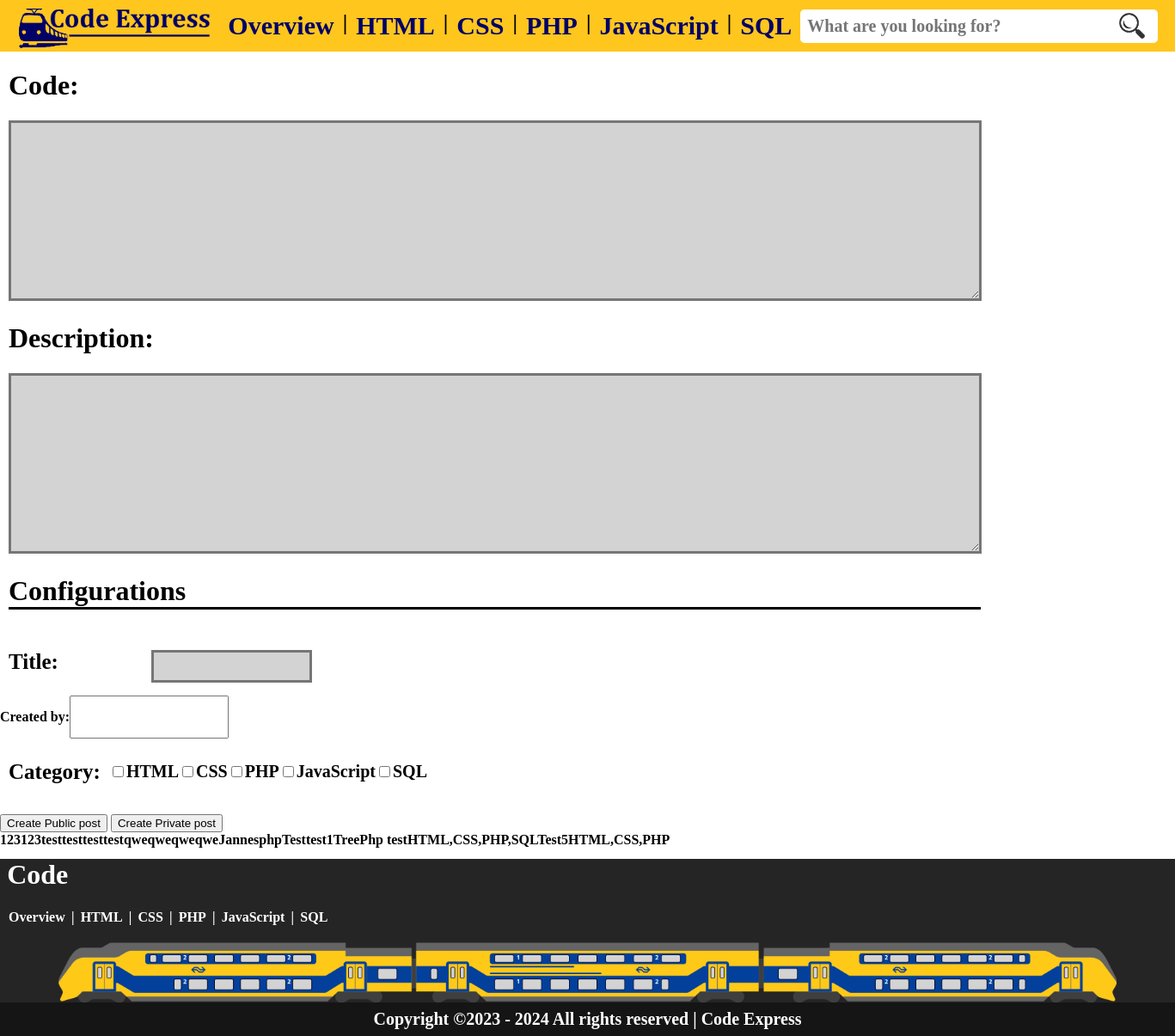
/page/index.php, run on an earlier commit of the app's database.
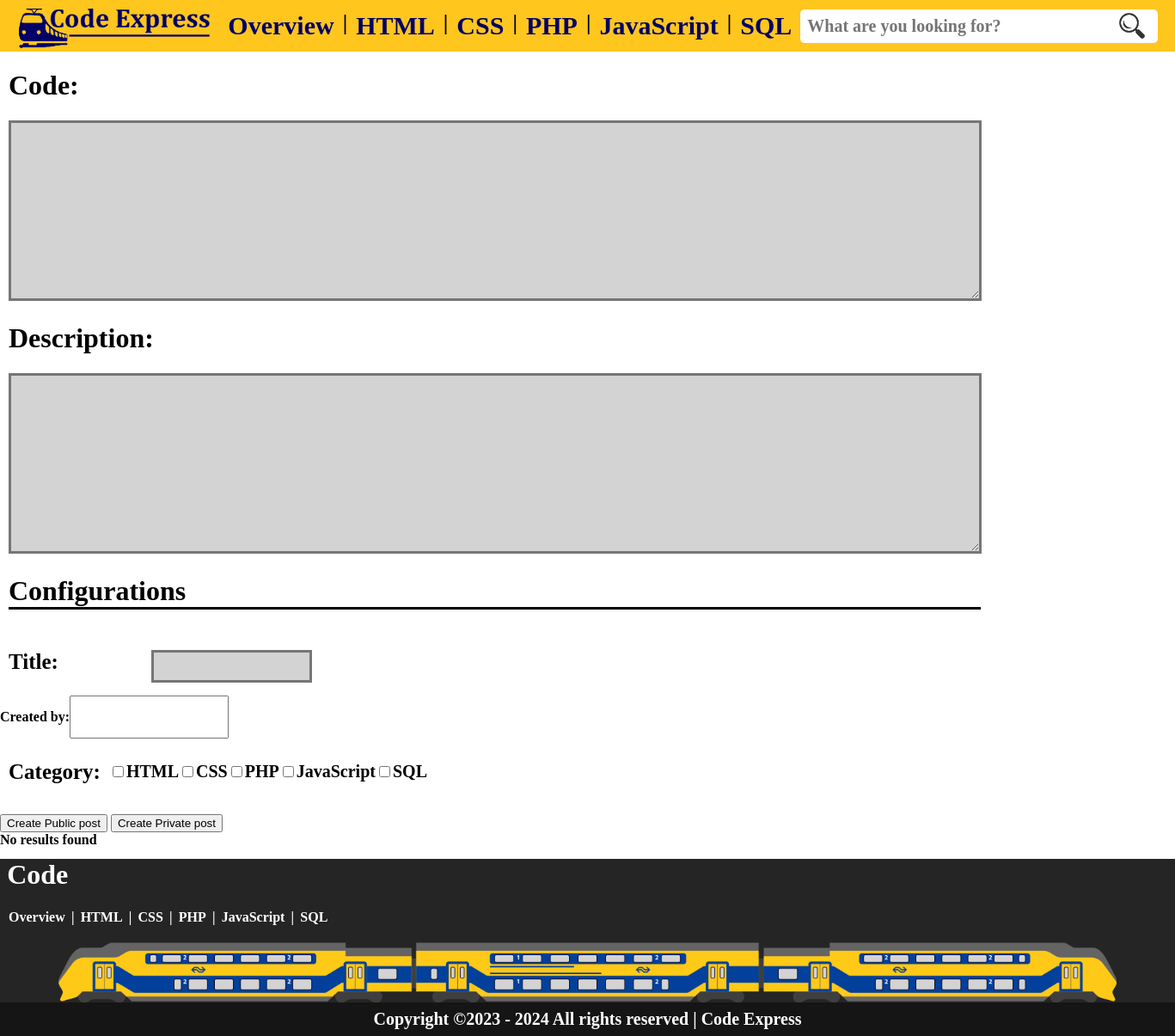
And on a later commit of the database.
### tables this page shows
CREATE TABLE `configuration` (
  `id` int(11) NOT NULL,
  `code` varchar(255) NOT NULL,
  `title` varchar(255) NOT NULL,
  `html` varchar(50) DEFAULT NULL,
  `css` varchar(50) DEFAULT NULL,
  `php` varchar(50) DEFAULT NULL,
  `javascript` varchar(50) DEFAULT NULL,
  `SQLcode` varchar(50) DEFAULT NULL,
  `date` date DEFAULT NULL,
  `description` text DEFAULT NULL
);

### page/index.php (the view, shortened to what this page needs)
<?php
include "../include/connection.php";
?>
<!DOCTYPE html>
<html>
<head>
</head>
<body>
    <?php include "../include/navbar.php" ?>
    <form method="post" action="../include/insert-post.php">
        <h1 class="config-code">Code:</h1>
        <textarea cols="80" rows="10" id="code" type="text" name="code" required>
</textarea>
        <h1 class="config-code">Description:</h1>
        <textarea cols="80" rows="10" id="code" type="text" name="description" required>
</textarea>
        <h1 class="config">Configurations</h1>
        <div class="configurations">
            <p class="config-title">Title:</p> <input type="text" id="title" name="title" required>
        </div>
        <div class="configurations">
            <p class="config-tags">Created by:</p> <input type="text" id="tags" name="creator">
        </div>
        <div class="category" required>
            <p class="config-category">Category:</p>
            <div id="checkboxes">
                <input type="checkbox" id="checkbox-codes" name="category[]" value="HTML">
                <label for="HTML">HTML</label><br>
                <input type="checkbox" id="checkbox-codes" name="category[]" value="CSS">
                <label for="CSS">CSS</label><br>
                <input type="checkbox" id="checkbox-codes" name="category[]" value="PHP">
                <label for="PHP">PHP</label><br>
                <input type="checkbox" id="checkbox-codes" name="category[]" value="JavaScript">
                <label for="JavaScript">JavaScript</label><br>
                <input type="checkbox" id="checkbox-codes" name="category[]" value="SQL">
                <label for="SQL">SQL</label><br>
            </div>
        </div>
        <div><input type="submit" id="submit" name="public_post" href="code.php" value="Create Public post">
            <input type="submit" id="submit" name="private_post" value="Create Private post">
        </div>
    </form>
    <tbody>
        <?php
        $sql = "SELECT * FROM configuration";
        $result = $pdo->query($sql);
        if ($result->rowCount() > 0) {
            while ($row = $result->fetch()) {
                echo "<tr>";
                echo "<td>" . $row["title"] . "</td>";
                echo "<td>" . $row["category"] . "</td>";
                echo "</tr>";
            }
        } else {
            echo "<tr><td colspan='2'>No results found</td></tr>";
        }
        ?>
    </tbody>
    <?php include "../include/footer.php" ?>
</body>
</html>

### include/navbar.php (shortened to what this page needs)
<!DOCTYPE html>
<html lang="en">
<head>
  <link rel="stylesheet" href="../css/style.css">
</head>
<body>
  <nav class="navbar">
    <div class="logo">
      <a href="../page/index.php"><img src="../img/CodeExpress-logo-text.png" alt="Logo"></a>
    </div>
    <ul class="navbar-all-code-links">
    <li><a href="overview.php">Overview</a></li>
    <li><div class="separator">|</div></li>
    <li><a href="../page/html.php">HTML</a></li>
    <li><div class="separator">|</div></li>
    <li><a href="#">CSS</a></li>
    <li><div class="separator">|</div></li>
    <li><a href="#">PHP</a></li>
    <li><div class="separator">|</div></li>
    <li><a href="#">JavaScript</a></li>
    <li><div class="separator">|</div></li>
    <li><a href="#">SQL</a></li>
</ul>
    <div class="search-bar">
      <input id="search-input" type="text" placeholder="What are you looking for?">
      <img src="../img/spyglass.png" alt="spyglass">
    </div>
  </nav>
</body>
</html>

### include/footer.php (shortened to what this page needs)
<!DOCTYPE html>
<html lang="en">
<head>
    <link rel="stylesheet" href="../style.css">
</head>
<body>
    <Footer>
        <h1 class="footer-text">Code</h1>
        <div id="footer-codes">
        <a id="footer-html" href="#">Overview</a> | <a id="footer-html" href="#">HTML</a> | <a id="footer-html" href="#">CSS</a> | <a id="footer-html" href="#">PHP</a> | <a id="footer-html" href="#">JavaScript</a> | <a id="footer-html" href="#">SQL</a>
        </div>
        <div id="train-container">
  <img id="train" src="../img/trainBG.png" alt="train">
</div>
        <div>
            <a id="footer-copyright" href="../page/index.php">Copyright &copy;2023 - 2024 All rights reserved | Code Express</a>
        </div>
    </Footer>
</body>
</html>

### style.css (style rules this page uses)
body { margin: auto; min-height: 100vh; background-color: #ffffff; overflow-x: hidden; font-family: Cambria; font-weight: bold; }
.navbar { background-color: #FFC61E; display: flex; justify-content: space-between; align-items: center; height: 60px; padding: 0 20px; }
.logo img { height: 50px; margin-right: 10px; margin-top: 10px; }
.navbar-all-code-links { display: flex; list-style: none; margin: 0; padding: 0; }
.navbar-all-code-links li { margin: 0; padding: 0; }
.navbar-all-code-links a { font-size: 30px; color: #010066; font-family: Cambria; font-weight: bold; text-decoration: none; padding: 5px 10px; transition: ease-out 0.5s; }
.separator { font-size: 25px; font-family: Cambria; font-weight: bold; }
.search-bar { display: flex; align-items: center; position: relative; }
.search-bar input { border: none; font-family: Cambria; font-weight: bold; padding: 8px; font-size: 20px; width: 400px; margin-right: 10px; border-radius: 5px; position: relative; z-index: 1; }
.search-bar img { position: absolute; right: 15px; height: 30px; padding: 0 10px; background-color: white; border: none; border-radius: 3px; cursor: pointer; z-index: 2; }
.config-code { margin-left: 10px; }
#code { max-width: 1122px; min-width: 1122px; width: 1122px; margin-left: 10px; background-color: lightgray; border-style: solid; border-width: 3px; text-align: left; text-align: start; text-align: inherit; height: 200px; }
.config { margin-left: 10px; border-bottom: 3px solid black; width: 1131px; display: inline-block; }
.config-title { font-size: 25px; margin-left: 10px; }
#title { max-width: 200px; max-height: 30px; margin-top: 25px; margin-left: 108px; background-color: lightgray; border-style: solid; border-width: 3px; text-align: left; text-align: start; text-align: inherit; }
.config-category { font-size: 25px; margin-left: 10px; }
.configurations { display: flex; flex-direction: row; }
.category { display: flex; flex-direction: row; margin-bottom: 10px; }
#checkboxes { display: flex; flex-direction: row; align-items: center; font-size: 20px; margin-left: 10px; }
#train { display: block; width: 90%; margin: 0 auto; position: relative; left: 0; animation: move-train 30s infinite; animation-delay: 10s; }
footer { background-color: #252525; color: white; }
.footer-text { margin-top: 1%; font-family: Cambria; font-weight: bold; margin-left: 0.6%; }
#footer-copyright { padding-top: 0.5rem; padding-bottom: 0.5rem; font-size: 20px; font-family: Cambria; font-weight: bold; display: flex; justify-content: center; background-color: #151515; text-decoration: none; color: white; }
#footer-html { font-family: Cambria; font-weight: bold; padding-right: 0.2rem; padding-left: 0.2rem; transition: ease-out 0.5s; text-decoration: none; color: white; }
#footer-codes { margin-left: 0.5%; }

What changed in the data, as far as the page shows it:
removed configuration: title "123", category "123"
removed configuration: title "test", category "test"
removed configuration: title "test", category "test"
removed configuration: title "qwe", category "qwe"
removed configuration: title "qwe", category "qwe"
removed configuration: title "Jannes", category "php"
removed configuration: title "Test", category "test1"
removed configuration: title "Tree"
removed configuration: title "Php test", category "HTML,CSS,PHP,SQL"
removed configuration: title "Test5", category "HTML,CSS,PHP"
Also different on the page:
text now shown: "No results found"
